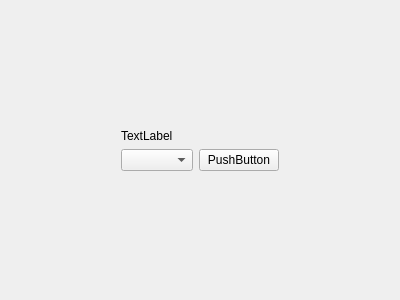
<?xml version="1.0" encoding="UTF-8"?>
<ui version="4.0">
 <class>SelectProfilePage</class>
 <widget class="QWizardPage" name="SelectProfilePage">
  <property name="geometry">
   <rect>
    <x>0</x>
    <y>0</y>
    <width>400</width>
    <height>300</height>
   </rect>
  </property>
  <property name="windowTitle">
   <string>WizardPage</string>
  </property>
  <layout class="QGridLayout" name="gridLayout">
   <item row="2" column="1">
    <widget class="QComboBox" name="comboBox"/>
   </item>
   <item row="2" column="3">
    <spacer name="horizontalSpacer_2">
     <property name="orientation">
      <enum>Qt::Horizontal</enum>
     </property>
     <property name="sizeHint" stdset="0">
      <size>
       <width>40</width>
       <height>20</height>
      </size>
     </property>
    </spacer>
   </item>
   <item row="0" column="1">
    <spacer name="verticalSpacer">
     <property name="orientation">
      <enum>Qt::Vertical</enum>
     </property>
     <property name="sizeHint" stdset="0">
      <size>
       <width>20</width>
       <height>40</height>
      </size>
     </property>
    </spacer>
   </item>
   <item row="3" column="1">
    <spacer name="verticalSpacer_2">
     <property name="orientation">
      <enum>Qt::Vertical</enum>
     </property>
     <property name="sizeHint" stdset="0">
      <size>
       <width>20</width>
       <height>40</height>
      </size>
     </property>
    </spacer>
   </item>
   <item row="2" column="0">
    <spacer name="horizontalSpacer">
     <property name="orientation">
      <enum>Qt::Horizontal</enum>
     </property>
     <property name="sizeHint" stdset="0">
      <size>
       <width>40</width>
       <height>20</height>
      </size>
     </property>
    </spacer>
   </item>
   <item row="1" column="1">
    <widget class="QLabel" name="label">
     <property name="text">
      <string>TextLabel</string>
     </property>
    </widget>
   </item>
   <item row="2" column="2">
    <widget class="QPushButton" name="pushButton">
     <property name="text">
      <string>PushButton</string>
     </property>
    </widget>
   </item>
  </layout>
 </widget>
 <resources/>
 <connections/>
</ui>
